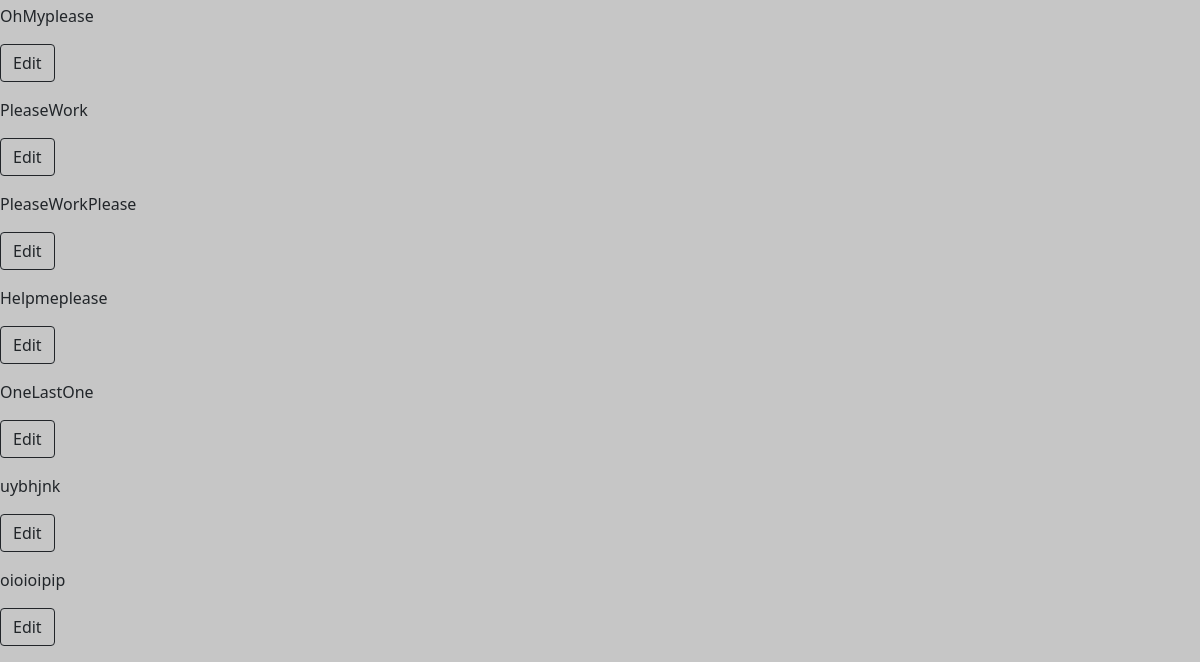
The page /viewMeals (signed in, lower part) on the database as committed earlier.
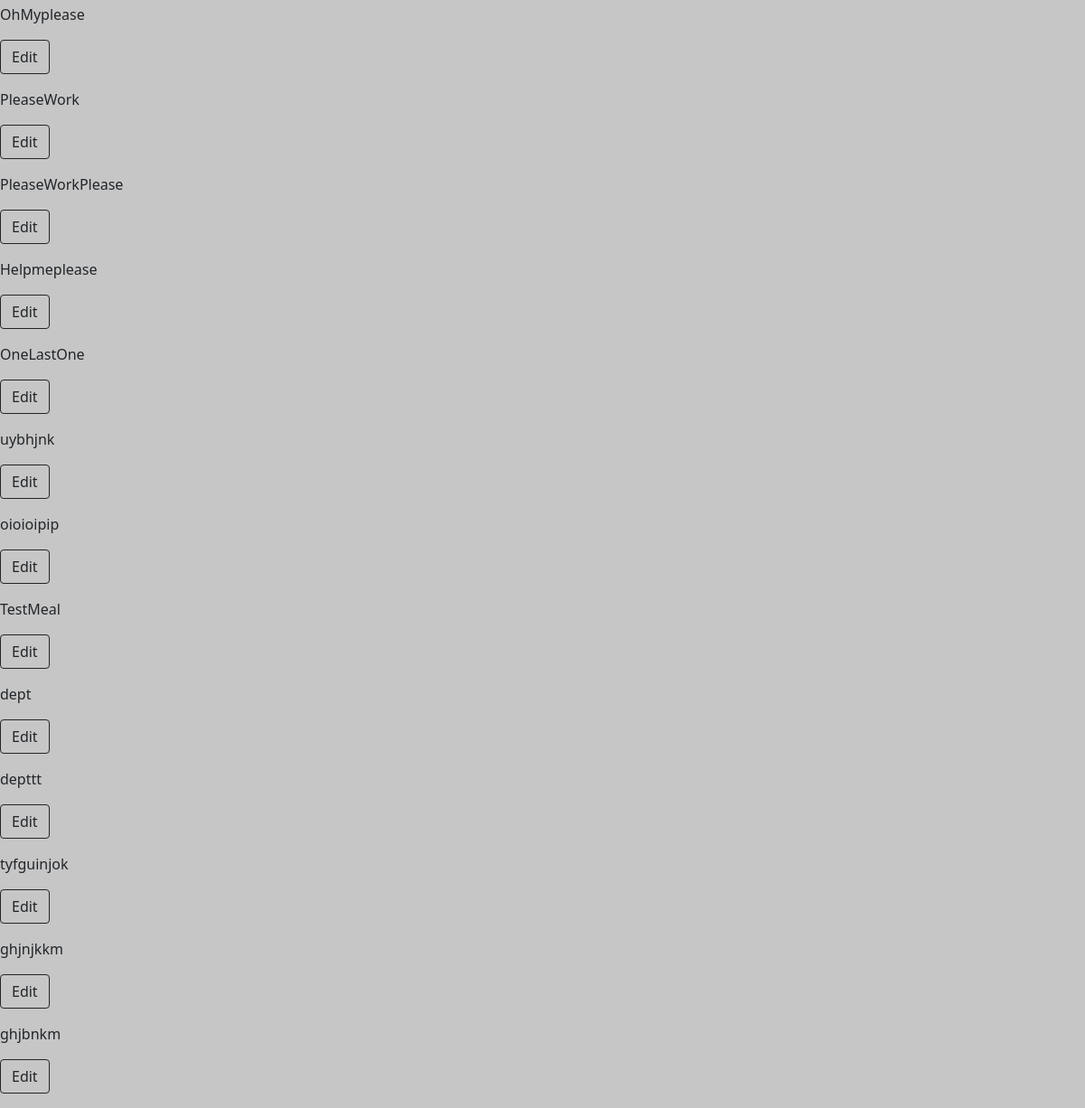
The same page on the database as committed later.
### app/models.py (models this page shows)
class Meal(db.Model):
 id = db.Column(db.Integer, primary_key = True)
 name = db.Column(db.String(32))
 type = db.Column(db.String(16))
 meal_item_names = db.Column(db.String(1024))
 time_to_eat = db.Column(db.Date, default = date.today())
 time_meal = db.Column(db.Time, default = datetime.now())
 creator_id = db.Column(db.Integer, db.ForeignKey(User.id))
 meal_calories = db.Column(db.Float)
 meal_carbs = db.Column(db.Float)
 meal_protien = db.Column(db.Float)
 meal_fat = db.Column(db.Float)

### app/routes.py (the view)
@appObj.route('/viewMeals')
@login_required
def view_meals():
 user = current_user
 all_meals = Meal.query.filter_by(creator_id = user.id).all()
 return render_template('view_meals.html', all_meals = all_meals)

### app/models.py (called while the page is built)
@login.user_loader
def load_user(id):
 return User.query.get(int(id))

### app/templates/view_meals.html (shortened to what this page needs)
<html lang="en">
  <head>
    <link href="https://cdn.jsdelivr.net/npm/bootstrap@5.0.2/dist/css/bootstrap.min.css" rel="stylesheet" crossorigin=>
  </head>
  <body style="background: #c6c6c6">
     {%for meal in all_meals %}
       <p> {{meal.name}} </p>
       <p> <a class="btn btn-outline-dark" href="/viewMeals/{{meal.name}}" role="button">Edit </a> </p>
     {% endfor %}

Rows that differ between the two databases and show on the page:
added Meal: name "TestMeal"
added Meal: name "dept"
added Meal: name "depttt"
added Meal: name "tyfguinjok"
added Meal: name "ghjnjkkm"
added Meal: name "ghjbnkm"
